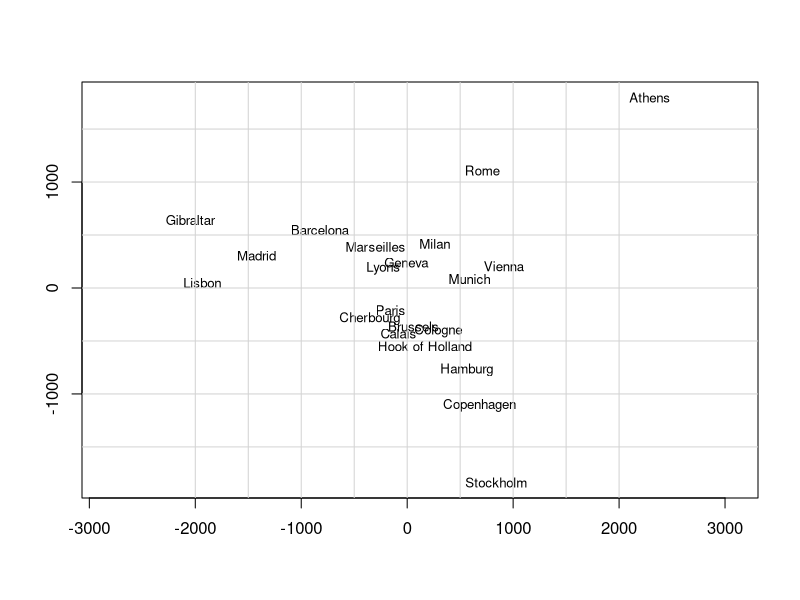
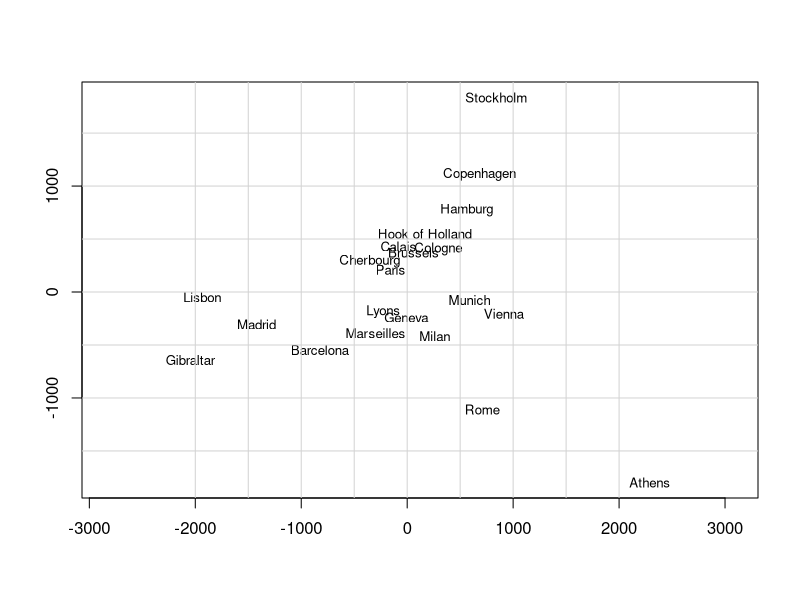
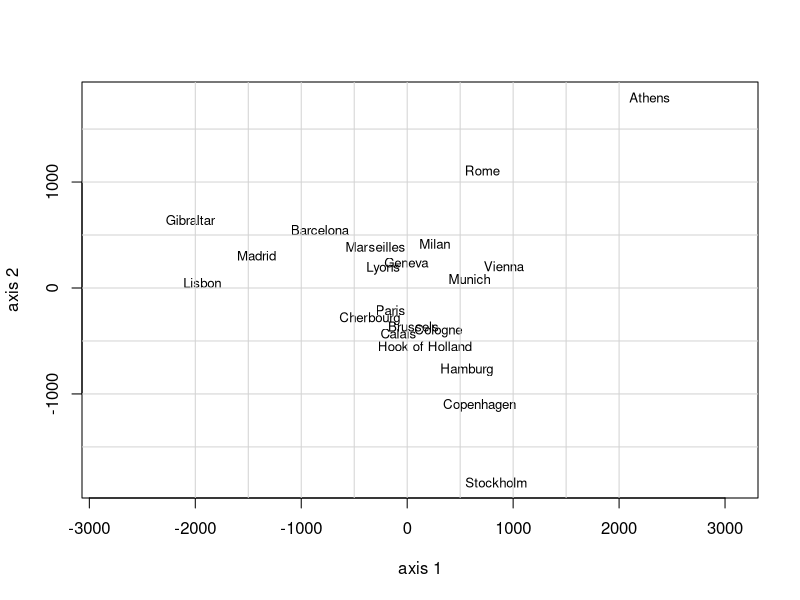
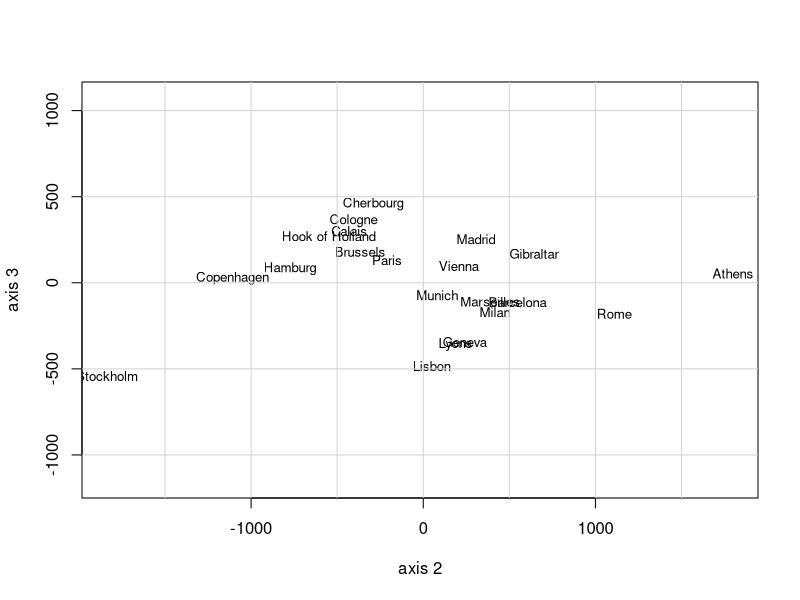

These charts were generated, in order, by the following R code:
### 多次元尺度構成法の例
### - Distances Between European Cities

## データの読み込み ("datasets::eudodist"を用いる)
data(eurodist)    # データセットの読み込み
help(eurodist)    # データセットの詳細を表示
class(eurodist)   # クラスの確認

## 多次元尺度(2次元)の構成
mds <- cmdscale(eurodist,k=2)

## 構成された尺度によるデータの表示: 図(a)
plot(mds,type='n',asp=1,xlab="",ylab="") # 点は打たずに座標軸だけ用意
text(mds,labels=rownames(mds),cex=.8)    # 点の位置に都市名を表示
abline(h=pretty(range(mds[,1]),10),      # ガイドラインを表示
       v=pretty(range(mds[,2]),10), col="lightgray")

## 実際の配置に合わせて南北を逆転: 図(b)
mds2 <- mds * rep(c(1,-1),each=nrow(mds)) 
plot(mds2,type='n',asp=1,xlab="",ylab="")
text(mds2,labels=rownames(mds2),cex=.8)
abline(h=pretty(range(mds2[,1]),10),
       v=pretty(range(mds2[,2]),10), col="lightgray")

## 3次元尺度構成 (第1,2軸): 図(c)
mds3 <- cmdscale(eurodist,k=3)  # 3次元への埋め込み
plot(mds3,type='n',asp=1,xlab="axis 1",ylab="axis 2")
text(mds3,labels=rownames(mds),cex=.8)
abline(h=pretty(range(mds3[,1]),10),
       v=pretty(range(mds3[,2]),10), col="lightgray")

## 3次元尺度構成 (第2,3軸): 図(d)
plot(mds3[,2:3],type='n',asp=1,xlab="axis 2",ylab="axis 3") 
text(mds3[,2:3],labels=rownames(mds),cex=.8)
abline(h=pretty(range(mds3[,2]),10), # 縦横比の関係で第2軸を使用
       v=pretty(range(mds3[,2]),10), col="lightgray")

## 不安定な高次元への埋め込みの例
head(cmdscale(eurodist, k=20),n=3) # 指定した次元までの座標が計算できない
## 高次元への埋め込みの安定化
mds4 <- cmdscale(eurodist, k=20, add=TRUE) # 対角成分に定数を付加
head(mds4$points,n=3) # 推定された座標を表示
